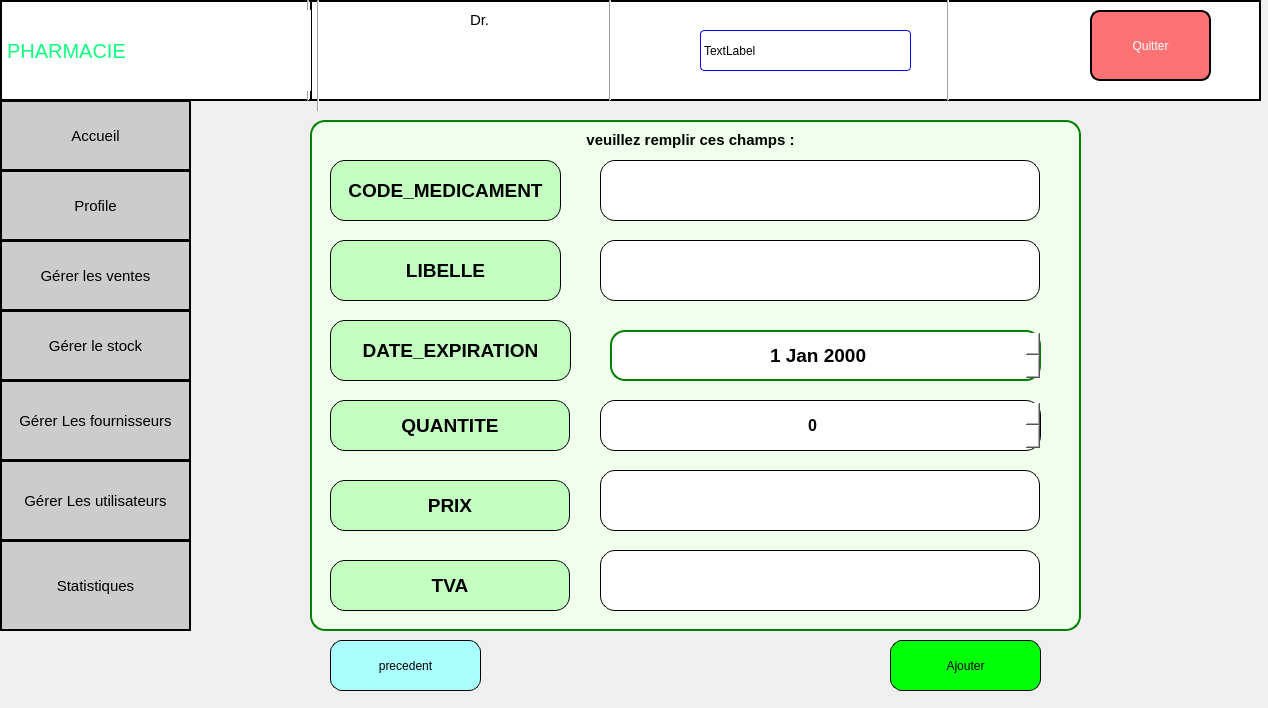
<?xml version="1.0" encoding="UTF-8"?>
<ui version="4.0">
 <class>ajouter_stock_med</class>
 <widget class="QDialog" name="ajouter_stock_med">
  <property name="geometry">
   <rect>
    <x>0</x>
    <y>0</y>
    <width>1268</width>
    <height>708</height>
   </rect>
  </property>
  <property name="windowTitle">
   <string>Dialog</string>
  </property>
  <widget class="QPushButton" name="pushButton_gere_vente">
   <property name="geometry">
    <rect>
     <x>0</x>
     <y>240</y>
     <width>191</width>
     <height>71</height>
    </rect>
   </property>
   <property name="styleSheet">
    <string notr="true">
background-color: rgb(204, 204, 204);;font-size:15px;border:2px solid black;</string>
   </property>
   <property name="text">
    <string>Gérer les ventes</string>
   </property>
  </widget>
  <widget class="QPushButton" name="pushButton_gerer_fournisseur">
   <property name="geometry">
    <rect>
     <x>0</x>
     <y>380</y>
     <width>191</width>
     <height>81</height>
    </rect>
   </property>
   <property name="styleSheet">
    <string notr="true">background-color: rgb(204, 204, 204);font-size:15px;border:2px solid black;</string>
   </property>
   <property name="text">
    <string>Gérer Les fournisseurs</string>
   </property>
  </widget>
  <widget class="Line" name="line">
   <property name="geometry">
    <rect>
     <x>940</x>
     <y>-10</y>
     <width>16</width>
     <height>111</height>
    </rect>
   </property>
   <property name="orientation">
    <enum>Qt::Vertical</enum>
   </property>
  </widget>
  <widget class="Line" name="line_2">
   <property name="geometry">
    <rect>
     <x>300</x>
     <y>0</y>
     <width>16</width>
     <height>101</height>
    </rect>
   </property>
   <property name="orientation">
    <enum>Qt::Vertical</enum>
   </property>
  </widget>
  <widget class="QPushButton" name="pushButton_gerer_utilisateurs">
   <property name="geometry">
    <rect>
     <x>0</x>
     <y>460</y>
     <width>191</width>
     <height>81</height>
    </rect>
   </property>
   <property name="styleSheet">
    <string notr="true">background-color: rgb(204, 204, 204);font-size:15px;border:2px solid black;</string>
   </property>
   <property name="text">
    <string>Gérer Les utilisateurs</string>
   </property>
  </widget>
  <widget class="QLabel" name="label_8">
   <property name="geometry">
    <rect>
     <x>250</x>
     <y>10</y>
     <width>61</width>
     <height>81</height>
    </rect>
   </property>
   <property name="styleSheet">
    <string notr="true">background-color: rgb(255, 255, 255);</string>
   </property>
   <property name="text">
    <string/>
   </property>
   <property name="pixmap">
    <pixmap resource="ressource.qrc">:/res/image/devenir-pharmacien-921x1024.png</pixmap>
   </property>
   <property name="scaledContents">
    <bool>true</bool>
   </property>
  </widget>
  <widget class="Line" name="line_3">
   <property name="geometry">
    <rect>
     <x>310</x>
     <y>0</y>
     <width>16</width>
     <height>111</height>
    </rect>
   </property>
   <property name="orientation">
    <enum>Qt::Vertical</enum>
   </property>
  </widget>
  <widget class="QPushButton" name="pushButton_accueilgerat">
   <property name="geometry">
    <rect>
     <x>0</x>
     <y>100</y>
     <width>191</width>
     <height>71</height>
    </rect>
   </property>
   <property name="styleSheet">
    <string notr="true">background-color: rgb(204, 204, 204);font-size:15px;border:2px solid black;</string>
   </property>
   <property name="text">
    <string>Accueil</string>
   </property>
  </widget>
  <widget class="QPushButton" name="pushButton_gerer_rupture_2">
   <property name="geometry">
    <rect>
     <x>0</x>
     <y>540</y>
     <width>191</width>
     <height>91</height>
    </rect>
   </property>
   <property name="styleSheet">
    <string notr="true">background-color: rgb(204, 204, 204);font-size:15px;border:2px solid black;</string>
   </property>
   <property name="text">
    <string>Statistiques</string>
   </property>
  </widget>
  <widget class="QLabel" name="label_date">
   <property name="geometry">
    <rect>
     <x>700</x>
     <y>30</y>
     <width>211</width>
     <height>41</height>
    </rect>
   </property>
   <property name="styleSheet">
    <string notr="true">border:1px solid blue;border-radius:4px;
font: 14pt &quot;Rockwell&quot;;
background-color: rgb(255, 255, 255);</string>
   </property>
   <property name="text">
    <string>TextLabel</string>
   </property>
  </widget>
  <widget class="QLabel" name="nome_user">
   <property name="geometry">
    <rect>
     <x>470</x>
     <y>50</y>
     <width>101</width>
     <height>20</height>
    </rect>
   </property>
   <property name="styleSheet">
    <string notr="true">background-color:white;
font: 900 14pt &quot;Arial Black&quot;;</string>
   </property>
   <property name="text">
    <string/>
   </property>
  </widget>
  <widget class="QLabel" name="label_4">
   <property name="geometry">
    <rect>
     <x>370</x>
     <y>10</y>
     <width>61</width>
     <height>81</height>
    </rect>
   </property>
   <property name="text">
    <string/>
   </property>
   <property name="pixmap">
    <pixmap resource="ressource.qrc">:/res/image/WhatsApp Image 2024-04-30 à 20.55.44_6b270705.jpg</pixmap>
   </property>
   <property name="scaledContents">
    <bool>true</bool>
   </property>
  </widget>
  <widget class="QPushButton" name="ButtonProfil">
   <property name="geometry">
    <rect>
     <x>0</x>
     <y>170</y>
     <width>191</width>
     <height>71</height>
    </rect>
   </property>
   <property name="styleSheet">
    <string notr="true">font-size:15px;border:2px solid black;
background-color: rgb(204, 204, 204);</string>
   </property>
   <property name="text">
    <string>Profile</string>
   </property>
  </widget>
  <widget class="QLabel" name="label_5">
   <property name="geometry">
    <rect>
     <x>630</x>
     <y>10</y>
     <width>61</width>
     <height>61</height>
    </rect>
   </property>
   <property name="text">
    <string/>
   </property>
   <property name="pixmap">
    <pixmap resource="ressource.qrc">:/res/image/OIP (3).jpeg</pixmap>
   </property>
   <property name="scaledContents">
    <bool>true</bool>
   </property>
  </widget>
  <widget class="Line" name="line_4">
   <property name="geometry">
    <rect>
     <x>600</x>
     <y>0</y>
     <width>20</width>
     <height>101</height>
    </rect>
   </property>
   <property name="orientation">
    <enum>Qt::Vertical</enum>
   </property>
  </widget>
  <widget class="QLabel" name="label_6">
   <property name="geometry">
    <rect>
     <x>470</x>
     <y>10</y>
     <width>101</width>
     <height>20</height>
    </rect>
   </property>
   <property name="styleSheet">
    <string notr="true">background-color: rgb(255, 255, 255);font-size:15px;
font: 600 16pt &quot;Segoe UI Variable Text Semibold&quot;;</string>
   </property>
   <property name="text">
    <string>Dr.</string>
   </property>
  </widget>
  <widget class="QLabel" name="label_2">
   <property name="geometry">
    <rect>
     <x>0</x>
     <y>0</y>
     <width>321</width>
     <height>101</height>
    </rect>
   </property>
   <property name="styleSheet">
    <string notr="true">background-color: rgb(255, 255, 255);font-size:20px;
font: 20pt &quot;Segoe Script&quot;;border:2px solid black;
color: rgb(12, 255, 125);</string>
   </property>
   <property name="text">
    <string>PHARMACIE</string>
   </property>
  </widget>
  <widget class="QLabel" name="label_3">
   <property name="geometry">
    <rect>
     <x>310</x>
     <y>0</y>
     <width>951</width>
     <height>101</height>
    </rect>
   </property>
   <property name="styleSheet">
    <string notr="true">background-color: rgb(255, 255, 255);border:2px solid black;</string>
   </property>
   <property name="text">
    <string/>
   </property>
  </widget>
  <widget class="QLabel" name="label_7">
   <property name="geometry">
    <rect>
     <x>990</x>
     <y>10</y>
     <width>71</width>
     <height>71</height>
    </rect>
   </property>
   <property name="styleSheet">
    <string notr="true">background-color: white;</string>
   </property>
   <property name="text">
    <string/>
   </property>
   <property name="pixmap">
    <pixmap resource="ressource.qrc">:/res/image/R (1).png</pixmap>
   </property>
   <property name="scaledContents">
    <bool>true</bool>
   </property>
  </widget>
  <widget class="QPushButton" name="ButtongererStock_gerant">
   <property name="geometry">
    <rect>
     <x>0</x>
     <y>310</y>
     <width>191</width>
     <height>71</height>
    </rect>
   </property>
   <property name="styleSheet">
    <string notr="true">background-color: rgb(204, 204, 204);font-size:15px;border:2px solid black;</string>
   </property>
   <property name="text">
    <string>Gérer le stock</string>
   </property>
  </widget>
  <widget class="QPushButton" name="pushButton_6">
   <property name="geometry">
    <rect>
     <x>1090</x>
     <y>10</y>
     <width>121</width>
     <height>71</height>
    </rect>
   </property>
   <property name="styleSheet">
    <string notr="true">border:2px solid black;color:white;border-radius:10px;
font: 900 12pt &quot;Arial Black&quot;;
background-color: rgb(255, 114, 116);</string>
   </property>
   <property name="text">
    <string>Quitter</string>
   </property>
  </widget>
  <widget class="QPushButton" name="Button_precedent">
   <property name="geometry">
    <rect>
     <x>330</x>
     <y>640</y>
     <width>151</width>
     <height>51</height>
    </rect>
   </property>
   <property name="styleSheet">
    <string notr="true">border-radius:12px;
background-color:rgb(170, 255, 255);
border:1px solid black;</string>
   </property>
   <property name="text">
    <string>precedent</string>
   </property>
  </widget>
  <widget class="QPushButton" name="saveButton">
   <property name="geometry">
    <rect>
     <x>890</x>
     <y>640</y>
     <width>151</width>
     <height>51</height>
    </rect>
   </property>
   <property name="styleSheet">
    <string notr="true">border-radius:12px;
background-color:rgb(0, 255, 8);
border:1px solid black;</string>
   </property>
   <property name="text">
    <string>Ajouter</string>
   </property>
  </widget>
  <widget class="QFrame" name="frame">
   <property name="geometry">
    <rect>
     <x>310</x>
     <y>120</y>
     <width>771</width>
     <height>511</height>
    </rect>
   </property>
   <property name="font">
    <font>
     <pointsize>15</pointsize>
     <bold>true</bold>
    </font>
   </property>
   <property name="styleSheet">
    <string notr="true">
background-color: rgb(239, 255, 235);
border-radius:15px;
border: 2px solid green;
</string>
   </property>
   <property name="frameShape">
    <enum>QFrame::StyledPanel</enum>
   </property>
   <property name="frameShadow">
    <enum>QFrame::Raised</enum>
   </property>
   <widget class="QLabel" name="label">
    <property name="geometry">
     <rect>
      <x>20</x>
      <y>200</y>
      <width>241</width>
      <height>61</height>
     </rect>
    </property>
    <property name="font">
     <font>
      <pointsize>14</pointsize>
      <bold>true</bold>
     </font>
    </property>
    <property name="styleSheet">
     <string notr="true">background-color: rgb(196, 255, 193);
border-radius:15px;
border: 1px solid black;
</string>
    </property>
    <property name="text">
     <string>DATE_EXPIRATION</string>
    </property>
    <property name="alignment">
     <set>Qt::AlignCenter</set>
    </property>
   </widget>
   <widget class="QLabel" name="label_9">
    <property name="geometry">
     <rect>
      <x>20</x>
      <y>40</y>
      <width>231</width>
      <height>61</height>
     </rect>
    </property>
    <property name="font">
     <font>
      <pointsize>14</pointsize>
      <bold>true</bold>
     </font>
    </property>
    <property name="styleSheet">
     <string notr="true">background-color: rgb(196, 255, 193);
border-radius:15px;
border: 1px solid black;
</string>
    </property>
    <property name="text">
     <string>CODE_MEDICAMENT</string>
    </property>
    <property name="alignment">
     <set>Qt::AlignCenter</set>
    </property>
   </widget>
   <widget class="QLabel" name="label_10">
    <property name="geometry">
     <rect>
      <x>20</x>
      <y>120</y>
      <width>231</width>
      <height>61</height>
     </rect>
    </property>
    <property name="font">
     <font>
      <pointsize>14</pointsize>
      <bold>true</bold>
     </font>
    </property>
    <property name="styleSheet">
     <string notr="true">background-color: rgb(196, 255, 193);
border-radius:15px;
border: 1px solid black;
</string>
    </property>
    <property name="text">
     <string>LIBELLE</string>
    </property>
    <property name="alignment">
     <set>Qt::AlignCenter</set>
    </property>
   </widget>
   <widget class="QLabel" name="label_11">
    <property name="geometry">
     <rect>
      <x>20</x>
      <y>280</y>
      <width>240</width>
      <height>51</height>
     </rect>
    </property>
    <property name="font">
     <font>
      <pointsize>14</pointsize>
      <bold>true</bold>
     </font>
    </property>
    <property name="styleSheet">
     <string notr="true">background-color: rgb(196, 255, 193);
border-radius:15px;
border: 1px solid black;
</string>
    </property>
    <property name="text">
     <string>QUANTITE</string>
    </property>
    <property name="alignment">
     <set>Qt::AlignCenter</set>
    </property>
   </widget>
   <widget class="QLineEdit" name="codemedlineEdit">
    <property name="geometry">
     <rect>
      <x>290</x>
      <y>40</y>
      <width>440</width>
      <height>61</height>
     </rect>
    </property>
    <property name="font">
     <font>
      <pointsize>12</pointsize>
      <bold>true</bold>
     </font>
    </property>
    <property name="styleSheet">
     <string notr="true">background-color: rgb(255, 255, 255);
border-radius:15px;
border: 1px solid black;
</string>
    </property>
    <property name="text">
     <string/>
    </property>
    <property name="alignment">
     <set>Qt::AlignCenter</set>
    </property>
   </widget>
   <widget class="QLineEdit" name="libellelineEdit">
    <property name="geometry">
     <rect>
      <x>290</x>
      <y>120</y>
      <width>440</width>
      <height>61</height>
     </rect>
    </property>
    <property name="font">
     <font>
      <pointsize>12</pointsize>
      <bold>true</bold>
     </font>
    </property>
    <property name="styleSheet">
     <string notr="true">background-color: rgb(255, 255, 255);
border-radius:15px;
border: 1px solid black;
</string>
    </property>
    <property name="text">
     <string/>
    </property>
    <property name="alignment">
     <set>Qt::AlignCenter</set>
    </property>
   </widget>
   <widget class="QLabel" name="label_12">
    <property name="geometry">
     <rect>
      <x>160</x>
      <y>10</y>
      <width>441</width>
      <height>20</height>
     </rect>
    </property>
    <property name="font">
     <font>
      <pointsize>11</pointsize>
      <bold>true</bold>
     </font>
    </property>
    <property name="styleSheet">
     <string notr="true">border:none;</string>
    </property>
    <property name="text">
     <string>veuillez remplir ces champs :</string>
    </property>
    <property name="alignment">
     <set>Qt::AlignCenter</set>
    </property>
   </widget>
   <widget class="QSpinBox" name="spinBoxquantite">
    <property name="geometry">
     <rect>
      <x>290</x>
      <y>280</y>
      <width>441</width>
      <height>51</height>
     </rect>
    </property>
    <property name="font">
     <font>
      <pointsize>12</pointsize>
      <bold>true</bold>
     </font>
    </property>
    <property name="styleSheet">
     <string notr="true">background-color: rgb(255, 255, 255);
border-radius:15px;
border: 1px solid black;
</string>
    </property>
    <property name="alignment">
     <set>Qt::AlignCenter</set>
    </property>
   </widget>
   <widget class="QDateEdit" name="dateEdit">
    <property name="geometry">
     <rect>
      <x>300</x>
      <y>210</y>
      <width>431</width>
      <height>51</height>
     </rect>
    </property>
    <property name="font">
     <font>
      <pointsize>14</pointsize>
      <bold>true</bold>
     </font>
    </property>
    <property name="styleSheet">
     <string notr="true">background-color: rgb(255, 255, 255);</string>
    </property>
    <property name="alignment">
     <set>Qt::AlignCenter</set>
    </property>
   </widget>
   <widget class="QLabel" name="label_13">
    <property name="geometry">
     <rect>
      <x>20</x>
      <y>360</y>
      <width>240</width>
      <height>51</height>
     </rect>
    </property>
    <property name="font">
     <font>
      <pointsize>14</pointsize>
      <bold>true</bold>
     </font>
    </property>
    <property name="styleSheet">
     <string notr="true">background-color: rgb(196, 255, 193);
border-radius:15px;
border: 1px solid black;
</string>
    </property>
    <property name="text">
     <string>PRIX</string>
    </property>
    <property name="alignment">
     <set>Qt::AlignCenter</set>
    </property>
   </widget>
   <widget class="QLabel" name="label_14">
    <property name="geometry">
     <rect>
      <x>20</x>
      <y>440</y>
      <width>240</width>
      <height>51</height>
     </rect>
    </property>
    <property name="font">
     <font>
      <pointsize>14</pointsize>
      <bold>true</bold>
     </font>
    </property>
    <property name="styleSheet">
     <string notr="true">background-color: rgb(196, 255, 193);
border-radius:15px;
border: 1px solid black;
</string>
    </property>
    <property name="text">
     <string>TVA</string>
    </property>
    <property name="alignment">
     <set>Qt::AlignCenter</set>
    </property>
   </widget>
   <widget class="QLineEdit" name="prixmedlineEdit">
    <property name="geometry">
     <rect>
      <x>290</x>
      <y>350</y>
      <width>440</width>
      <height>61</height>
     </rect>
    </property>
    <property name="font">
     <font>
      <pointsize>12</pointsize>
      <bold>true</bold>
     </font>
    </property>
    <property name="styleSheet">
     <string notr="true">background-color: rgb(255, 255, 255);
border-radius:15px;
border: 1px solid black;
</string>
    </property>
    <property name="text">
     <string/>
    </property>
    <property name="alignment">
     <set>Qt::AlignCenter</set>
    </property>
   </widget>
   <widget class="QLineEdit" name="tvamedlineEdit">
    <property name="geometry">
     <rect>
      <x>290</x>
      <y>430</y>
      <width>440</width>
      <height>61</height>
     </rect>
    </property>
    <property name="font">
     <font>
      <pointsize>12</pointsize>
      <bold>true</bold>
     </font>
    </property>
    <property name="styleSheet">
     <string notr="true">background-color: rgb(255, 255, 255);
border-radius:15px;
border: 1px solid black;
</string>
    </property>
    <property name="text">
     <string/>
    </property>
    <property name="alignment">
     <set>Qt::AlignCenter</set>
    </property>
   </widget>
  </widget>
  <zorder>label_2</zorder>
  <zorder>label_3</zorder>
  <zorder>pushButton_gere_vente</zorder>
  <zorder>pushButton_gerer_fournisseur</zorder>
  <zorder>line</zorder>
  <zorder>line_2</zorder>
  <zorder>pushButton_gerer_utilisateurs</zorder>
  <zorder>label_8</zorder>
  <zorder>line_3</zorder>
  <zorder>pushButton_accueilgerat</zorder>
  <zorder>pushButton_gerer_rupture_2</zorder>
  <zorder>label_date</zorder>
  <zorder>nome_user</zorder>
  <zorder>label_4</zorder>
  <zorder>ButtonProfil</zorder>
  <zorder>label_5</zorder>
  <zorder>line_4</zorder>
  <zorder>label_6</zorder>
  <zorder>label_7</zorder>
  <zorder>ButtongererStock_gerant</zorder>
  <zorder>pushButton_6</zorder>
  <zorder>Button_precedent</zorder>
  <zorder>saveButton</zorder>
  <zorder>frame</zorder>
 </widget>
 <resources>
  <include location="ressource.qrc"/>
 </resources>
 <connections/>
</ui>
